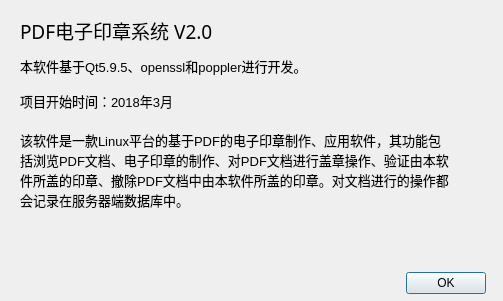
<?xml version="1.0" encoding="UTF-8"?>
<ui version="4.0">
 <class>SoftInfoDialog</class>
 <widget class="QDialog" name="SoftInfoDialog">
  <property name="geometry">
   <rect>
    <x>0</x>
    <y>0</y>
    <width>503</width>
    <height>301</height>
   </rect>
  </property>
  <property name="windowTitle">
   <string>软件信息</string>
  </property>
  <widget class="QDialogButtonBox" name="buttonBox">
   <property name="geometry">
    <rect>
     <x>320</x>
     <y>270</y>
     <width>166</width>
     <height>26</height>
    </rect>
   </property>
   <property name="standardButtons">
    <set>QDialogButtonBox::Ok</set>
   </property>
  </widget>
  <widget class="QLabel" name="label">
   <property name="geometry">
    <rect>
     <x>20</x>
     <y>10</y>
     <width>251</width>
     <height>41</height>
    </rect>
   </property>
   <property name="font">
    <font>
     <family>Courier 10 Pitch</family>
     <pointsize>14</pointsize>
    </font>
   </property>
   <property name="text">
    <string>PDF电子印章系统 V2.0</string>
   </property>
  </widget>
  <widget class="QLabel" name="label_2">
   <property name="geometry">
    <rect>
     <x>20</x>
     <y>50</y>
     <width>391</width>
     <height>31</height>
    </rect>
   </property>
   <property name="font">
    <font>
     <pointsize>10</pointsize>
    </font>
   </property>
   <property name="text">
    <string>本软件基于Qt5.9.5、openssl和poppler进行开发。</string>
   </property>
  </widget>
  <widget class="QLabel" name="label_3">
   <property name="geometry">
    <rect>
     <x>20</x>
     <y>90</y>
     <width>281</width>
     <height>21</height>
    </rect>
   </property>
   <property name="font">
    <font>
     <pointsize>10</pointsize>
    </font>
   </property>
   <property name="text">
    <string>项目开始时间：2018年3月</string>
   </property>
  </widget>
  <widget class="QLabel" name="label_4">
   <property name="geometry">
    <rect>
     <x>20</x>
     <y>130</y>
     <width>431</width>
     <height>141</height>
    </rect>
   </property>
   <property name="font">
    <font>
     <pointsize>10</pointsize>
    </font>
   </property>
   <property name="text">
    <string>该软件是一款Linux平台的基于PDF的电子印章制作、应用软件，其功能包括浏览PDF文档、电子印章的制作、对PDF文档进行盖章操作、验证由本软件所盖的印章、撤除PDF文档中由本软件所盖的印章。对文档进行的操作都会记录在服务器端数据库中。</string>
   </property>
   <property name="scaledContents">
    <bool>false</bool>
   </property>
   <property name="alignment">
    <set>Qt::AlignLeading|Qt::AlignLeft|Qt::AlignTop</set>
   </property>
   <property name="wordWrap">
    <bool>true</bool>
   </property>
   <property name="openExternalLinks">
    <bool>false</bool>
   </property>
  </widget>
 </widget>
 <resources/>
 <connections/>
</ui>
